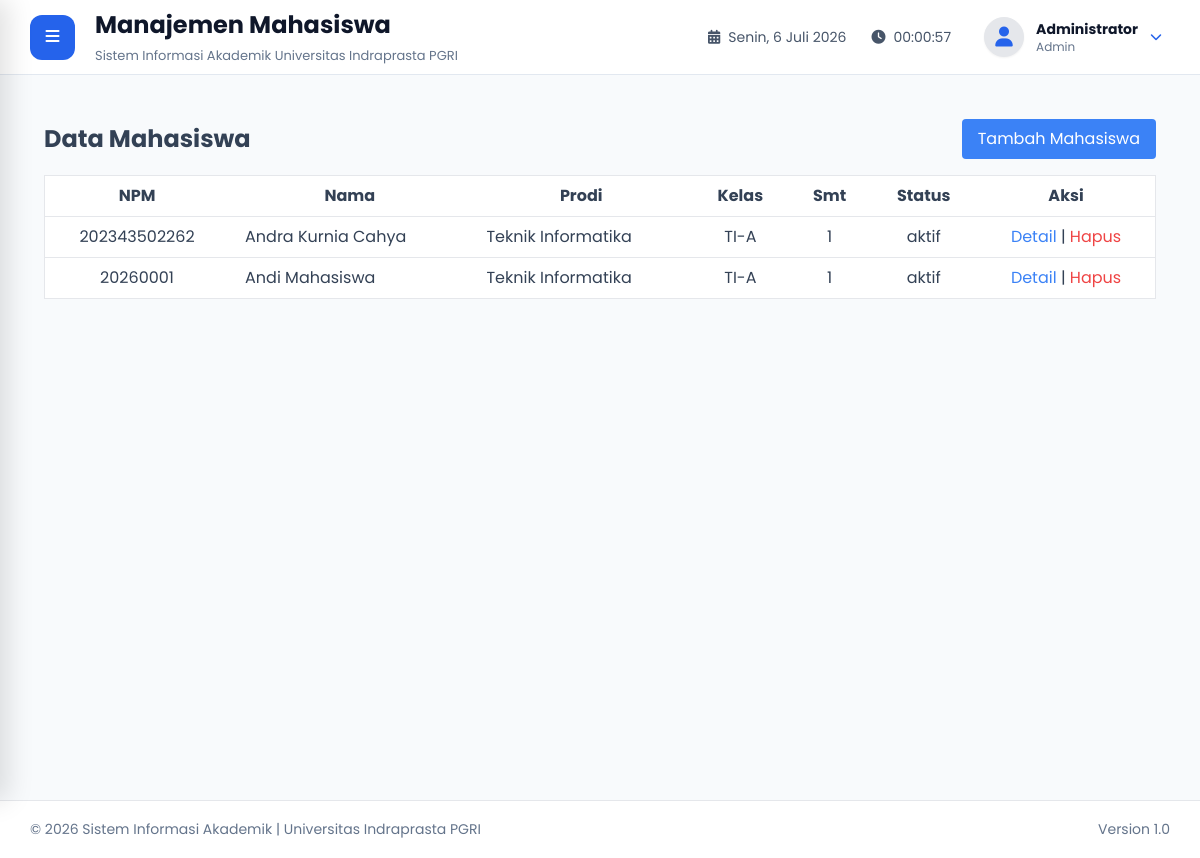
The page /admin/mahasiswa/index.php (signed in) on the database its author committed.
### tables this page shows
CREATE TABLE IF NOT EXISTS `mahasiswa` (
  `id_mahasiswa` char(36) NOT NULL,
  `id_user` char(36) NOT NULL,
  `npm` varchar(30) NOT NULL,
  `jk` enum('L','P') DEFAULT NULL,
  `tempat_lahir` varchar(100) DEFAULT NULL,
  `tanggal_lahir` date DEFAULT NULL,
  `alamat` text,
  `email` varchar(100) DEFAULT NULL,
  `telepon` varchar(20) DEFAULT NULL,
  `angkatan` year DEFAULT NULL,
  `id_prodi` char(36) NOT NULL,
  `id_kelas` char(36) NOT NULL,
  `semester` int DEFAULT '1',
  `status_akademik` enum('aktif','cuti','lulus','dropout') DEFAULT 'aktif',
  `agama` enum('Islam','Kristen','Katolik','Hindu','Buddha','Konghucu','Lainnya') DEFAULT NULL,
  `profil_lengkap` tinyint(1) DEFAULT '0',
  PRIMARY KEY (`id_mahasiswa`),
  UNIQUE KEY `id_user` (`id_user`),
  UNIQUE KEY `npm` (`npm`),
  KEY `id_prodi` (`id_prodi`),
  KEY `id_kelas` (`id_kelas`),
  CONSTRAINT `mahasiswa_ibfk_1` FOREIGN KEY (`id_user`) REFERENCES `users` (`id_user`) ON DELETE CASCADE,
  CONSTRAINT `mahasiswa_ibfk_2` FOREIGN KEY (`id_prodi`) REFERENCES `prodi` (`id_prodi`) ON DELETE CASCADE,
  CONSTRAINT `mahasiswa_ibfk_3` FOREIGN KEY (`id_kelas`) REFERENCES `kelas` (`id_kelas`) ON DELETE CASCADE
);

CREATE TABLE IF NOT EXISTS `users` (
  `id_user` char(36) NOT NULL,
  `username` varchar(50) NOT NULL,
  `password_hash` varchar(255) NOT NULL,
  `nama_lengkap` varchar(100) NOT NULL,
  `foto` varchar(255) DEFAULT 'default-user.png',
  `role` enum('admin','dosen','mahasiswa') NOT NULL,
  `status` enum('aktif','nonaktif') DEFAULT 'aktif',
  `last_login` datetime DEFAULT NULL,
  `created_at` timestamp NULL DEFAULT CURRENT_TIMESTAMP,
  PRIMARY KEY (`id_user`),
  UNIQUE KEY `username` (`username`)
);

CREATE TABLE IF NOT EXISTS `prodi` (
  `id_prodi` char(36) NOT NULL,
  `kode_prodi` varchar(10) NOT NULL,
  `nama_prodi` varchar(100) NOT NULL,
  PRIMARY KEY (`id_prodi`),
  UNIQUE KEY `kode_prodi` (`kode_prodi`)
);

CREATE TABLE IF NOT EXISTS `kelas` (
  `id_kelas` char(36) NOT NULL,
  `id_prodi` char(36) NOT NULL,
  `nama_kelas` varchar(20) NOT NULL,
  PRIMARY KEY (`id_kelas`),
  UNIQUE KEY `uk_prodi_kelas` (`id_prodi`,`nama_kelas`),
  CONSTRAINT `kelas_ibfk_1` FOREIGN KEY (`id_prodi`) REFERENCES `prodi` (`id_prodi`) ON DELETE CASCADE
);

### admin/mahasiswa/index.php (the view, shortened to what this page needs)
<?php
require_once "../../layout/header.php";
require_once "../../layout/sidebar.php";
require_once "../../layout/navbar.php";
$mahasiswa = $pdo->query("
    SELECT m.*, u.nama_lengkap, p.nama_prodi, k.nama_kelas
    FROM mahasiswa m
    JOIN users u ON m.id_user = u.id_user
    JOIN prodi p ON m.id_prodi = p.id_prodi
    JOIN kelas k ON m.id_kelas = k.id_kelas
    ORDER BY m.npm ASC
")->fetchAll();
?>
<div class="p-6">
    <div class="flex justify-between items-center mb-4">
        <h1 class="text-2xl font-bold">Data Mahasiswa</h1>
        <a href="tambah.php" class="bg-blue-500 text-white px-4 py-2 rounded">Tambah Mahasiswa</a>
    </div>
    <table class="min-w-full bg-white border">
        <thead>
            <tr>
                <th class="py-2 px-4 border-b">NPM</th>
                <th class="py-2 px-4 border-b">Nama</th>
                <th class="py-2 px-4 border-b">Prodi</th>
                <th class="py-2 px-4 border-b">Kelas</th>
                <th class="py-2 px-4 border-b">Smt</th>
                <th class="py-2 px-4 border-b">Status</th>
                <th class="py-2 px-4 border-b">Aksi</th>
            </tr>
        </thead>
        <tbody>
            <?php foreach($mahasiswa as $m): ?>
            <tr>
                <td class="py-2 px-4 border-b text-center"><?= htmlspecialchars($m['npm']) ?></td>
                <td class="py-2 px-4 border-b"><?= htmlspecialchars($m['nama_lengkap']) ?></td>
                <td class="py-2 px-4 border-b"><?= htmlspecialchars($m['nama_prodi']) ?></td>
                <td class="py-2 px-4 border-b text-center"><?= htmlspecialchars($m['nama_kelas']) ?></td>
                <td class="py-2 px-4 border-b text-center"><?= $m['semester'] ?></td>
                <td class="py-2 px-4 border-b text-center"><?= $m['status_akademik'] ?></td>
                <td class="py-2 px-4 border-b text-center">
                    <a href="detail.php?id=<?= $m['id_mahasiswa'] ?>" class="text-blue-500">Detail</a> |
                    <a href="hapus.php?id=<?= $m['id_mahasiswa'] ?>" class="text-red-500" onclick="return confirm('Yakin hapus mahasiswa ini?')">Hapus</a>
                </td>
            </tr>
            <?php endforeach; ?>
        </tbody>
    </table>
</div>
<?php require_once "../../layout/footer.php"; ?>

### assets/css/style.css (style rules this page uses)
* { margin:0; padding:0; box-sizing:border-box; font-family:'Poppins',sans-serif; }
html { scroll-behavior:smooth; }
body { background:#f1f5f9; color:#334155; overflow-x:hidden; }
a { text-decoration:none; color:inherit; }
.text-center { text-align:center; }
.mb-4 { margin-bottom:40px; }
.rounded { border-radius:12px; }

### rows shown on the page
mahasiswa: npm "202343502262", id_user.nama_lengkap "Andra Kurnia Cahya", id_prodi.nama_prodi "Teknik Informatika", id_kelas.nama_kelas "TI-A", semester "1", status_akademik "aktif"
mahasiswa: npm "20260001", id_user.nama_lengkap "Andi Mahasiswa", id_prodi.nama_prodi "Teknik Informatika", id_kelas.nama_kelas "TI-A", semester "1", status_akademik "aktif"

### other values the page prints
$pageTitle "Manajemen Mahasiswa"
$nama "Administrator"
$role "Admin"
NAMA_APLIKASI "Sistem Informasi Akademik"
NAMA_KAMPUS "Universitas Indraprasta PGRI"
VERSI "1.0"
